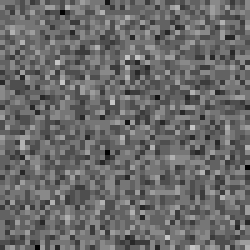
%> input picture ptgf/images/noise.png, 50 x 50 px (shown 5 times larger)
$ octave --eval "result = isophoteFlow(imread('../ptgf/images/noise.png'));"   (GNU Octave 9; MATLAB toolbox functions it lacks are replaced by stand-ins)
%> lines starting %> are read from the running program, lines starting %| are printed output that depends on the picture; in (x1, y1, x2, y2) boxes, pixels count from 0 and x2, y2 are one past the last pixel; in counts of white or black regions, pixels touching at a corner belong together; the program's own positions count from 1
### img-util/convertToGrayscale.m
function gray = convertToGrayscale(img)

wts = [.2126 .7152 .0722];
gray = sum(bsxfun(@times, img.^2.2, shiftdim(wts(:), -2)), 3).^(1/2.2);
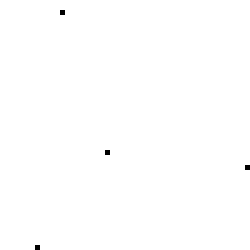
%> gray: size 50x50 double (shown 5 times larger); values 0 (black) and 12.39 (white), 99.8% white; black in thin lines or dots, all inside (x1, y1, x2, y2) = (7, 2, 50, 50)

### img-util/multifilter.m
function [Is, Fs] = multifilter(img, Fs, type)

if ~iscell(Fs)
  Fs = {Fs};
end

if ~exist('type', 'var')
  type = 'circular';
end

Is = zeros([size(img) size(Fs)]);

for i = 1:numel(Fs)
  inds = cell(ndims(Fs), 1);
  [inds{:}] = ind2sub(size(Fs), i);
  Is(:,:,inds{:}) = imfilter(img, Fs{i}, type);
end
%> after the loop, inds = {2, 1}

### img-util/imageGradient.m
function [gx, gy, Fs] = imageGradient(img, sigma)

if ~exist('sigma', 'var')
  sigma = 1/2;
end

if sigma == 0
  sigma = eps;
end

Fs = gradientFilter(sigma);

gs = multifilter(img, Fs);
gx = gs(:,:,1);
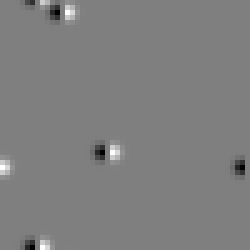
%> gx: size 50x50 double (shown 5 times larger); min -0.853, max 0.853, mean 5.25e-16; drawn with min black and max white
gy = gs(:,:,2);
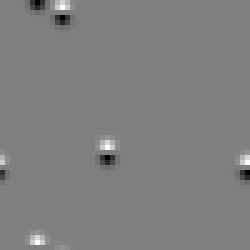
%> gy: size 50x50 double (shown 5 times larger); min -0.853, max 0.853, mean 1.13e-16; drawn with min black and max white

### img-util/gradientFilter.m
function Fs = gradientFilter(sigma)

if sigma == 0
  sigma = eps;
end

Fs = {conv2(fspecial('gaussian', round(6*sigma) + 1, sigma), [-1 0 1]/2, 'full')};
Fs = [Fs; {rot90(Fs{1})}];

### img-util/isophoteFlow.m
function [ts, cs] = isophoteFlow(f, sigma)

if ~exist('sigma', 'var')
  sigma = 1;
end

if size(f, 3) == 3
  f = convertToGrayscale(f);
end

[gxs, gys] = imageGradient(f, sigma);
ts = atan2(-gxs, gys);
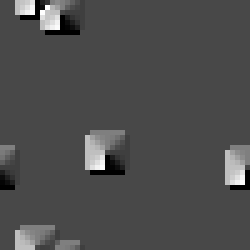
%> ts: size 50x50 double (shown 5 times larger); min -3.14, max 3.12, mean -1.24; drawn with min black and max white
cs = sqrt(gxs.^2 + gys.^2);
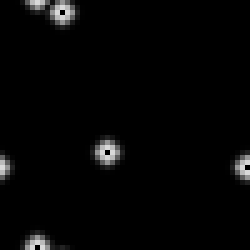
%> cs: size 50x50 double (shown 5 times larger); min 5.49e-16, max 0.853, mean 0.0216
